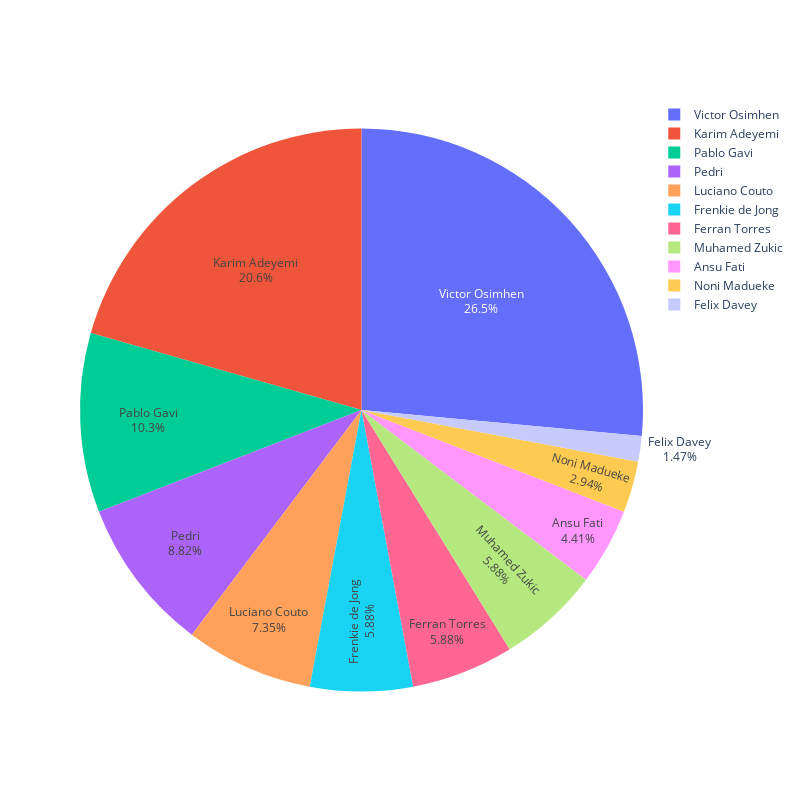

Notebook source saved alongside this figure:
### Code cell
pie_chart('Goals')

### Figure 1 — Plotly figure (JSON) as saved in the notebook; plotly's stock layout.template omitted (floating-point values rounded to 4 significant figures)
{"data": [{"labels": ["Victor Osimhen", "Karim Adeyemi", "Pablo Gavi", "Pedri", "Luciano Couto", "Frenkie de Jong", "Ferran Torres", "Muhamed Zukic", "Ansu Fati", "Noni Madueke", "Felix Davey"], "pull": [0, 0, 0, 0, 0, 0, 0, 0, 0, 0, 0], "textinfo": "label+percent", "type": "pie", "values": [18, 14, 7, 6, 5, 4, 4, 4, 3, 2, 1]}], "layout": {"height": 800, "width": 800}}
